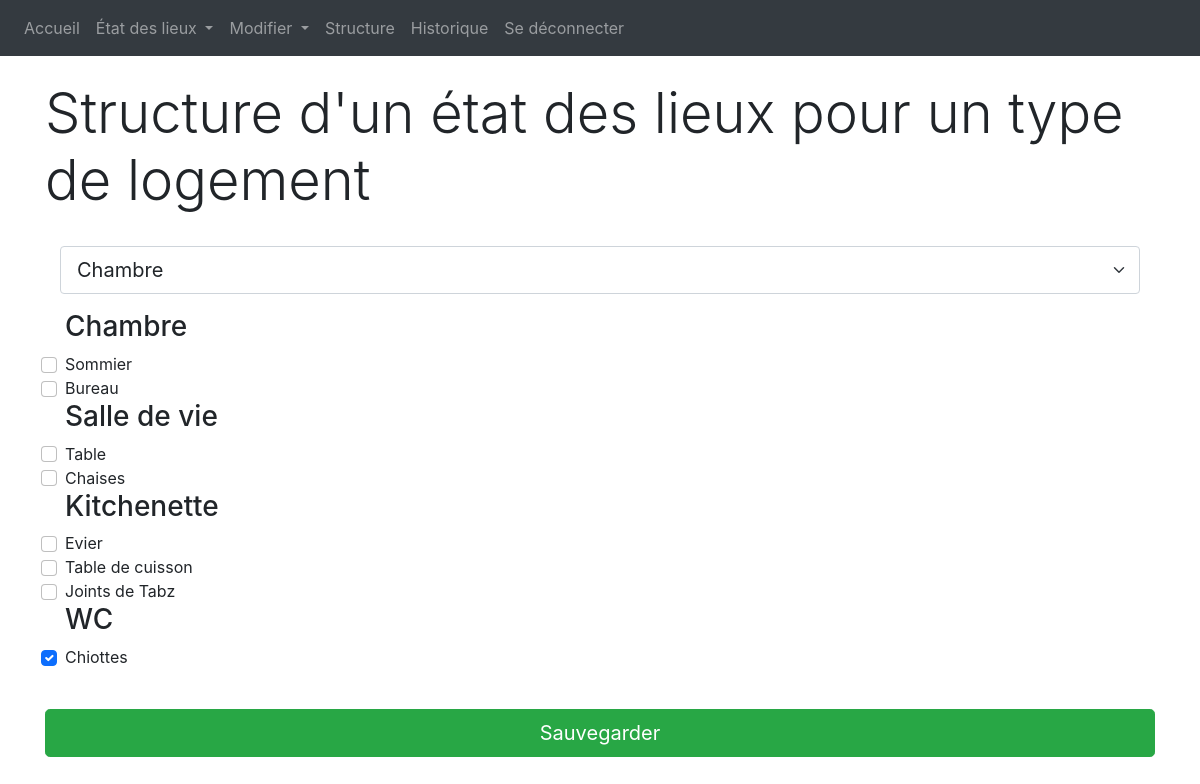
The app's page /structure_etat_des_lieux (signed in) with its own data.
### website/models.py (models this page shows)
class CategorieElement(db.Model):
    __tablename__ = "categorie_element"
    id = db.Column(db.Integer, primary_key=True)
    intitule = db.Column(db.String(100))

class Element(db.Model):
    __tablename__ = "element"
    id = db.Column(db.Integer, primary_key=True)
    id_categorie = db.Column(db.Integer, db.ForeignKey('categorie_element.id'))
    intitule = db.Column(db.String(100))
    prix = db.Column(db.Float())

### website/views.py (the view)
@views.route('structure_etat_des_lieux', methods = ['GET', 'POST'])
@login_required
def structure_etat_des_lieux():
    type_logement_query = select(TypeLogement)
    type_logement = db.session.execute(type_logement_query.select()).fetchall()
    type_edl, elements, Checks, Elements = [], [], dict(), dict()
    action = request.args.get('action')
    id_type = -1
    if request.method == 'POST':
        if action == 'reload':
            id_type = request.form.get('id_type_logement')
            element_query = select(CategorieElement, Element).where(Element.id_categorie == CategorieElement.id)
            elements = db.session.execute(element_query.select()).fetchall()
            type_edl_query = select(TypeEDL).where(TypeEDL.id_type_logement == id_type)
            type_edl = db.session.execute(type_edl_query.select()).fetchall()
            Checks = getStructure(id_type)
            for elm in elements:
                categorie = elm[1]
                if categorie not in Elements.keys():
                    Elements[categorie] = [elm[2:]]
                else:
                    Elements[categorie].append(elm[2:])
        elif action == 'save':
            id_type = request.args.get('id_type')
            element_query = select(CategorieElement, Element).where(Element.id_categorie == CategorieElement.id)
            elements = db.session.execute(element_query.select()).fetchall()
            type_edl_query = select(TypeEDL).where(TypeEDL.id_type_logement == id_type)
            type_edl = db.session.execute(type_edl_query.select()).fetchall()
            for elm in elements:
                categorie = elm[1]
                if categorie not in Elements.keys():
                    Elements[categorie] = [elm[2:]]
                else:
                    Elements[categorie].append(elm[2:])
            updateStructure(id_type, request.form)
            Checks = getStructure(id_type)
            flash('Modification enregistrée pour les prochains états des lieux!', category='success')
    elif id_type == -1:
        id_type = 0
        element_query = select(CategorieElement, Element).where(Element.id_categorie == CategorieElement.id)
        elements = db.session.execute(element_query.select()).fetchall()
        type_edl_query = select(TypeEDL).where(TypeEDL.id_type_logement == 0)
        type_edl = db.session.execute(type_edl_query.select()).fetchall()
        Checks = getStructure(0)
        for elm in elements:
            categorie = elm[1]
            if categorie not in Elements.keys():
                Elements[categorie] = [elm[2:]]
            else:
                Elements[categorie].append(elm[2:])
    return render_template('structure_etat_des_lieux.html', user=current_user, type_logement=type_logement, Elements=Elements, type_edl=type_edl, id_type=int(id_type), Checks=Checks)

### website/__init__.py (called while the page is built)
def create_app():
    app = Flask(__name__)
    app.config['SECRET_KEY'] = 'iamgay143li223*&dlf'
    app.config['SQLALCHEMY_DATABASE_URI'] = f'sqlite:///{DB_NAME}'
    db.init_app(app)
    from .views import views
    from .auth import auth
    app.register_blueprint(views, url_prefix = '/')
    app.register_blueprint(auth, url_prefix = '/')
    from .models import User
    with app.app_context():
        db.create_all()
    login_manager = LoginManager()
    login_manager.login_view = 'auth.login'
    login_manager.init_app(app)
    @login_manager.user_loader
    def load_user(id):
        return User.query.get(int(id))
    return app

### website/functions.py (called while the page is built)
def getStructure(type_logement):
    element_query = select(Element)
    element_values = db.session.execute(element_query.select()).fetchall()
    Checks = dict()
    for elm in element_values:
        check_query = select(TypeEDL).where(TypeEDL.id_element == elm[0]).where(TypeEDL.id_type_logement == type_logement)
        check_values = db.session.execute(check_query.select()).first()
        Checks[check_values[2]] = check_values[3]
    return Checks

### website/templates/structure_etat_des_lieux.html
{% extends "base.html" %} {%block title %}Structure EDL{% endblock %}
{% block content %}
<br>
<h1 class="display-4">Structure d'un état des lieux pour un type de logement</h1>
<br>
<form action="/structure_etat_des_lieux?action=reload" method="post" id="logement-selection">
    <div class="container">
        <div class="row">
            <div class="col">
                <select id="structure-type-logement" name="id_type_logement" class="form-select form-select-lg mb-3" aria-label=".form-select-lg example">
                    {% for type in type_logement %}
                        {% if id_type == type.id %}
                            <option value="{{type.id}}" selected>{{type.type}}</option>
                        {% else %}
                            <option value="{{type.id}}">{{type.type}}</option>
                        {% endif %}
                    {% endfor %}
                </select>
            </div>
        </div>
    </div>
</form>
<form action="/structure_etat_des_lieux?action=save&id_type={{id_type}}" method="post">
<div class="form-check form-group">
    {% for cat in Elements.keys() %}
        <h3>{{cat}}</h3>
        {% for elm in Elements[cat] %}
            {% if Checks[elm[0]]%}
                <input class="form-check-input" type="checkbox" name="{{elm[0]}}" id="defaultCheck1" checked>
                <label class="form-check-label">
                    {{elm[2]}}
                </label>
                <br>
            {% else %}
                <input class="form-check-input" type="checkbox" name="{{elm[0]}}" id="defaultCheck1">
                <label class="form-check-label">
                    {{elm[2]}}
                </label>
                <br>
            {% endif %}
        {% endfor %}
    {% endfor %}
</div>
<br>
<button type="submit" class="btn btn-success btn-lg btn-block">Sauvegarder</button>
</form>
{% endblock %}

### website/templates/base.html (shortened to what this page needs)
<!DOCTYPE html>
<html>
    <head>
        <link href='/website/templates/fonts/zagoth.otf' rel='stylesheet' type='text/css'>
        <link href="https://cdn.jsdelivr.net/npm/bootstrap@5.0.2/dist/css/bootstrap.min.css" rel="stylesheet">
        <link
          rel="stylesheet"
          href="https://stackpath.bootstrapcdn.com/bootstrap/4.4.1/css/bootstrap.min.css"
        />
        <link
          rel="stylesheet"
          href="https://stackpath.bootstrapcdn.com/font-awesome/4.7.0/css/font-awesome.min.css"
        />
    </head>
    <body>
        <nav class="navbar navbar-expand-lg navbar-dark bg-dark">
            <div class="collapse navbar-collapse" id="navbar">
                <div class="navbar-nav">
                    <a class="nav-item nav-link" id="home" href="accueil">Accueil</a>
                    {% if user.is_authenticated %}
                    <li class="nav-item dropdown">
                        <a class="nav-link dropdown-toggle" href="#" id="navbarDropdownMenuLink" data-toggle="dropdown" aria-haspopup="true" aria-expanded="false">
                            État des lieux
                        </a>
                    </li>
                    <li class="nav-item dropdown">
                        <a class="nav-link dropdown-toggle" href="#" id="navbarDropdownMenuLink" data-toggle="dropdown" aria-haspopup="true" aria-expanded="false">
                          Modifier
                        </a>
                    </li>
                    <a class="nav-item nav-link" id="structure" href="/structure_etat_des_lieux">Structure</a>
                    <a class="nav-item nav-link" id="historique" href="#">Historique</a>
                    <a class="nav-item nav-link" id="deconnexion" href="logout">Se déconnecter</a>
                    {% else %}
                    <a class="nav-item nav-link" id="login" href="login">Se connecter</a>
                    <a class="nav-item nav-link" id="signUp" href="sign-up">S'enregistrer</a>
                    {% endif %}
                </div>
            </div>
        </nav>
        <div class="container">
          {%block content %}
          {% endblock %}
        </div>
    </body>
</html>

### records on screen
CategorieElement: intitule "Chambre"
Element: intitule "Sommier"
Element: intitule "Bureau"
CategorieElement: intitule "Salle de vie"
Element: intitule "Table"
Element: intitule "Chaises"
CategorieElement: intitule "Kitchenette"
Element: intitule "Evier"
Element: intitule "Table de cuisson"
Element: intitule "Joints de Tabz"
CategorieElement: intitule "WC"
Element: intitule "Chiottes"

### other values on screen
form field id_type_logement "Chambre"
